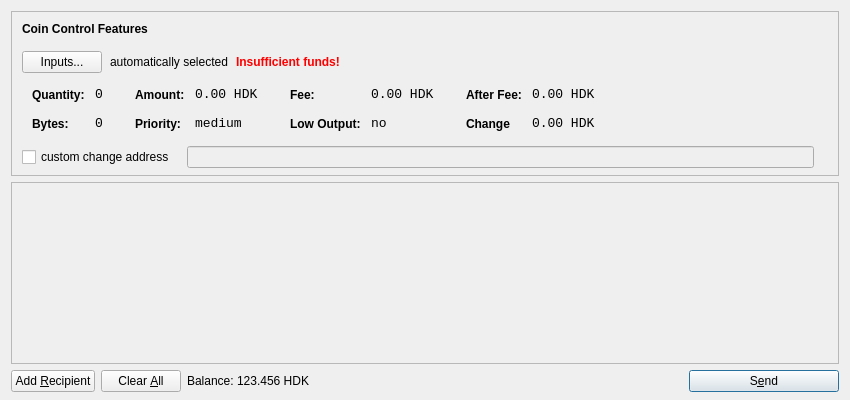
<?xml version="1.0" encoding="UTF-8"?>
<ui version="4.0">
 <class>SendCoinsDialog</class>
 <widget class="QDialog" name="SendCoinsDialog">
  <property name="geometry">
   <rect>
    <x>0</x>
    <y>0</y>
    <width>850</width>
    <height>400</height>
   </rect>
  </property>
  <property name="windowTitle">
   <string>Send Coins</string>
  </property>
  <layout class="QVBoxLayout" name="verticalLayout" stretch="0,1,0">
   <property name="bottomMargin">
    <number>8</number>
   </property>
   <item>
    <widget class="QFrame" name="frameCoinControl">
     <property name="sizePolicy">
      <sizepolicy hsizetype="Expanding" vsizetype="Expanding">
       <horstretch>0</horstretch>
       <verstretch>0</verstretch>
      </sizepolicy>
     </property>
     <property name="maximumSize">
      <size>
       <width>16777215</width>
       <height>16777215</height>
      </size>
     </property>
     <property name="frameShape">
      <enum>QFrame::StyledPanel</enum>
     </property>
     <property name="frameShadow">
      <enum>QFrame::Sunken</enum>
     </property>
     <layout class="QVBoxLayout" name="verticalLayoutCoinControl2">
      <property name="spacing">
       <number>-1</number>
      </property>
      <property name="leftMargin">
       <number>0</number>
      </property>
      <property name="topMargin">
       <number>0</number>
      </property>
      <property name="rightMargin">
       <number>0</number>
      </property>
      <property name="bottomMargin">
       <number>6</number>
      </property>
      <item>
       <layout class="QVBoxLayout" name="verticalLayoutCoinControl" stretch="0,0,0,0,1">
        <property name="spacing">
         <number>0</number>
        </property>
        <property name="leftMargin">
         <number>10</number>
        </property>
        <property name="topMargin">
         <number>10</number>
        </property>
        <item>
         <layout class="QHBoxLayout" name="horizontalLayoutCoinControl1">
          <property name="bottomMargin">
           <number>15</number>
          </property>
          <item>
           <widget class="QLabel" name="labelCoinControlFeatures">
            <property name="sizePolicy">
             <sizepolicy hsizetype="Preferred" vsizetype="Maximum">
              <horstretch>0</horstretch>
              <verstretch>0</verstretch>
             </sizepolicy>
            </property>
            <property name="font">
             <font>
              <weight>75</weight>
              <bold>true</bold>
             </font>
            </property>
            <property name="styleSheet">
             <string notr="true">font-weight:bold;</string>
            </property>
            <property name="text">
             <string>Coin Control Features</string>
            </property>
           </widget>
          </item>
         </layout>
        </item>
        <item>
         <layout class="QHBoxLayout" name="horizontalLayoutCoinControl2" stretch="0,0,0,0">
          <property name="spacing">
           <number>8</number>
          </property>
          <property name="bottomMargin">
           <number>10</number>
          </property>
          <item>
           <widget class="QPushButton" name="pushButtonCoinControl">
            <property name="styleSheet">
             <string notr="true"/>
            </property>
            <property name="text">
             <string>Inputs...</string>
            </property>
           </widget>
          </item>
          <item>
           <widget class="QLabel" name="labelCoinControlAutomaticallySelected">
            <property name="text">
             <string>automatically selected</string>
            </property>
            <property name="margin">
             <number>5</number>
            </property>
           </widget>
          </item>
          <item>
           <widget class="QLabel" name="labelCoinControlInsuffFunds">
            <property name="font">
             <font>
              <weight>75</weight>
              <bold>true</bold>
             </font>
            </property>
            <property name="styleSheet">
             <string notr="true">color:red;font-weight:bold;</string>
            </property>
            <property name="text">
             <string>Insufficient funds!</string>
            </property>
            <property name="margin">
             <number>5</number>
            </property>
           </widget>
          </item>
          <item>
           <spacer name="horizontalSpacerCoinControl">
            <property name="orientation">
             <enum>Qt::Horizontal</enum>
            </property>
            <property name="sizeHint" stdset="0">
             <size>
              <width>40</width>
              <height>1</height>
             </size>
            </property>
           </spacer>
          </item>
         </layout>
        </item>
        <item>
         <widget class="QWidget" name="widgetCoinControl" native="true">
          <property name="sizePolicy">
           <sizepolicy hsizetype="Preferred" vsizetype="Preferred">
            <horstretch>0</horstretch>
            <verstretch>0</verstretch>
           </sizepolicy>
          </property>
          <property name="minimumSize">
           <size>
            <width>0</width>
            <height>0</height>
           </size>
          </property>
          <property name="styleSheet">
           <string notr="true"/>
          </property>
          <layout class="QHBoxLayout" name="horizontalLayoutCoinControl5">
           <property name="margin">
            <number>0</number>
           </property>
           <item>
            <layout class="QHBoxLayout" name="horizontalLayoutCoinControl3" stretch="0,0,0,1">
             <property name="spacing">
              <number>20</number>
             </property>
             <property name="topMargin">
              <number>0</number>
             </property>
             <property name="bottomMargin">
              <number>10</number>
             </property>
             <item>
              <layout class="QFormLayout" name="formLayoutCoinControl1">
               <property name="horizontalSpacing">
                <number>10</number>
               </property>
               <property name="verticalSpacing">
                <number>14</number>
               </property>
               <property name="leftMargin">
                <number>10</number>
               </property>
               <property name="topMargin">
                <number>4</number>
               </property>
               <property name="rightMargin">
                <number>6</number>
               </property>
               <item row="0" column="0">
                <widget class="QLabel" name="labelCoinControlQuantityText">
                 <property name="styleSheet">
                  <string notr="true">font-weight:bold;</string>
                 </property>
                 <property name="text">
                  <string>Quantity:</string>
                 </property>
                 <property name="margin">
                  <number>0</number>
                 </property>
                </widget>
               </item>
               <item row="0" column="1">
                <widget class="QLabel" name="labelCoinControlQuantity">
                 <property name="font">
                  <font>
                   <family>Monospace</family>
                   <pointsize>10</pointsize>
                  </font>
                 </property>
                 <property name="cursor">
                  <cursorShape>IBeamCursor</cursorShape>
                 </property>
                 <property name="contextMenuPolicy">
                  <enum>Qt::ActionsContextMenu</enum>
                 </property>
                 <property name="text">
                  <string>0</string>
                 </property>
                 <property name="margin">
                  <number>0</number>
                 </property>
                 <property name="textInteractionFlags">
                  <set>Qt::LinksAccessibleByMouse|Qt::TextSelectableByKeyboard|Qt::TextSelectableByMouse</set>
                 </property>
                </widget>
               </item>
               <item row="1" column="0">
                <widget class="QLabel" name="labelCoinControlBytesText">
                 <property name="styleSheet">
                  <string notr="true">font-weight:bold;</string>
                 </property>
                 <property name="text">
                  <string>Bytes:</string>
                 </property>
                </widget>
               </item>
               <item row="1" column="1">
                <widget class="QLabel" name="labelCoinControlBytes">
                 <property name="font">
                  <font>
                   <family>Monospace</family>
                   <pointsize>10</pointsize>
                  </font>
                 </property>
                 <property name="cursor">
                  <cursorShape>IBeamCursor</cursorShape>
                 </property>
                 <property name="contextMenuPolicy">
                  <enum>Qt::ActionsContextMenu</enum>
                 </property>
                 <property name="text">
                  <string>0</string>
                 </property>
                 <property name="textInteractionFlags">
                  <set>Qt::LinksAccessibleByMouse|Qt::TextSelectableByKeyboard|Qt::TextSelectableByMouse</set>
                 </property>
                </widget>
               </item>
              </layout>
             </item>
             <item>
              <layout class="QFormLayout" name="formLayoutCoinControl2">
               <property name="horizontalSpacing">
                <number>10</number>
               </property>
               <property name="verticalSpacing">
                <number>14</number>
               </property>
               <property name="leftMargin">
                <number>6</number>
               </property>
               <property name="topMargin">
                <number>4</number>
               </property>
               <property name="rightMargin">
                <number>6</number>
               </property>
               <item row="0" column="0">
                <widget class="QLabel" name="labelCoinControlAmountText">
                 <property name="styleSheet">
                  <string notr="true">font-weight:bold;</string>
                 </property>
                 <property name="text">
                  <string>Amount:</string>
                 </property>
                 <property name="margin">
                  <number>0</number>
                 </property>
                </widget>
               </item>
               <item row="0" column="1">
                <widget class="QLabel" name="labelCoinControlAmount">
                 <property name="font">
                  <font>
                   <family>Monospace</family>
                   <pointsize>10</pointsize>
                  </font>
                 </property>
                 <property name="cursor">
                  <cursorShape>IBeamCursor</cursorShape>
                 </property>
                 <property name="contextMenuPolicy">
                  <enum>Qt::ActionsContextMenu</enum>
                 </property>
                 <property name="text">
                  <string>0.00 HDK</string>
                 </property>
                 <property name="textInteractionFlags">
                  <set>Qt::LinksAccessibleByMouse|Qt::TextSelectableByKeyboard|Qt::TextSelectableByMouse</set>
                 </property>
                </widget>
               </item>
               <item row="1" column="0">
                <widget class="QLabel" name="labelCoinControlPriorityText">
                 <property name="styleSheet">
                  <string notr="true">font-weight:bold;</string>
                 </property>
                 <property name="text">
                  <string>Priority:</string>
                 </property>
                </widget>
               </item>
               <item row="1" column="1">
                <widget class="QLabel" name="labelCoinControlPriority">
                 <property name="font">
                  <font>
                   <family>Monospace</family>
                   <pointsize>10</pointsize>
                  </font>
                 </property>
                 <property name="cursor">
                  <cursorShape>IBeamCursor</cursorShape>
                 </property>
                 <property name="contextMenuPolicy">
                  <enum>Qt::ActionsContextMenu</enum>
                 </property>
                 <property name="text">
                  <string>medium</string>
                 </property>
                 <property name="textInteractionFlags">
                  <set>Qt::LinksAccessibleByMouse|Qt::TextSelectableByKeyboard|Qt::TextSelectableByMouse</set>
                 </property>
                </widget>
               </item>
              </layout>
             </item>
             <item>
              <layout class="QFormLayout" name="formLayoutCoinControl3">
               <property name="horizontalSpacing">
                <number>10</number>
               </property>
               <property name="verticalSpacing">
                <number>14</number>
               </property>
               <property name="leftMargin">
                <number>6</number>
               </property>
               <property name="topMargin">
                <number>4</number>
               </property>
               <property name="rightMargin">
                <number>6</number>
               </property>
               <item row="0" column="0">
                <widget class="QLabel" name="labelCoinControlFeeText">
                 <property name="styleSheet">
                  <string notr="true">font-weight:bold;</string>
                 </property>
                 <property name="text">
                  <string>Fee:</string>
                 </property>
                 <property name="margin">
                  <number>0</number>
                 </property>
                </widget>
               </item>
               <item row="0" column="1">
                <widget class="QLabel" name="labelCoinControlFee">
                 <property name="font">
                  <font>
                   <family>Monospace</family>
                   <pointsize>10</pointsize>
                  </font>
                 </property>
                 <property name="cursor">
                  <cursorShape>IBeamCursor</cursorShape>
                 </property>
                 <property name="contextMenuPolicy">
                  <enum>Qt::ActionsContextMenu</enum>
                 </property>
                 <property name="text">
                  <string>0.00 HDK</string>
                 </property>
                 <property name="textInteractionFlags">
                  <set>Qt::LinksAccessibleByMouse|Qt::TextSelectableByKeyboard|Qt::TextSelectableByMouse</set>
                 </property>
                </widget>
               </item>
               <item row="1" column="0">
                <widget class="QLabel" name="labelCoinControlLowOutputText">
                 <property name="styleSheet">
                  <string notr="true">font-weight:bold;</string>
                 </property>
                 <property name="text">
                  <string>Low Output:</string>
                 </property>
                </widget>
               </item>
               <item row="1" column="1">
                <widget class="QLabel" name="labelCoinControlLowOutput">
                 <property name="font">
                  <font>
                   <family>Monospace</family>
                   <pointsize>10</pointsize>
                  </font>
                 </property>
                 <property name="cursor">
                  <cursorShape>IBeamCursor</cursorShape>
                 </property>
                 <property name="contextMenuPolicy">
                  <enum>Qt::ActionsContextMenu</enum>
                 </property>
                 <property name="text">
                  <string>no</string>
                 </property>
                 <property name="textInteractionFlags">
                  <set>Qt::LinksAccessibleByMouse|Qt::TextSelectableByKeyboard|Qt::TextSelectableByMouse</set>
                 </property>
                </widget>
               </item>
              </layout>
             </item>
             <item>
              <layout class="QFormLayout" name="formLayoutCoinControl4">
               <property name="horizontalSpacing">
                <number>10</number>
               </property>
               <property name="verticalSpacing">
                <number>14</number>
               </property>
               <property name="leftMargin">
                <number>6</number>
               </property>
               <property name="topMargin">
                <number>4</number>
               </property>
               <property name="rightMargin">
                <number>6</number>
               </property>
               <item row="0" column="0">
                <widget class="QLabel" name="labelCoinControlAfterFeeText">
                 <property name="styleSheet">
                  <string notr="true">font-weight:bold;</string>
                 </property>
                 <property name="text">
                  <string>After Fee:</string>
                 </property>
                 <property name="margin">
                  <number>0</number>
                 </property>
                </widget>
               </item>
               <item row="0" column="1">
                <widget class="QLabel" name="labelCoinControlAfterFee">
                 <property name="font">
                  <font>
                   <family>Monospace</family>
                   <pointsize>10</pointsize>
                  </font>
                 </property>
                 <property name="cursor">
                  <cursorShape>IBeamCursor</cursorShape>
                 </property>
                 <property name="contextMenuPolicy">
                  <enum>Qt::ActionsContextMenu</enum>
                 </property>
                 <property name="text">
                  <string>0.00 HDK</string>
                 </property>
                 <property name="textInteractionFlags">
                  <set>Qt::LinksAccessibleByMouse|Qt::TextSelectableByKeyboard|Qt::TextSelectableByMouse</set>
                 </property>
                </widget>
               </item>
               <item row="1" column="0">
                <widget class="QLabel" name="labelCoinControlChangeText">
                 <property name="styleSheet">
                  <string notr="true">font-weight:bold;</string>
                 </property>
                 <property name="text">
                  <string>Change</string>
                 </property>
                </widget>
               </item>
               <item row="1" column="1">
                <widget class="QLabel" name="labelCoinControlChange">
                 <property name="font">
                  <font>
                   <family>Monospace</family>
                   <pointsize>10</pointsize>
                  </font>
                 </property>
                 <property name="cursor">
                  <cursorShape>IBeamCursor</cursorShape>
                 </property>
                 <property name="contextMenuPolicy">
                  <enum>Qt::ActionsContextMenu</enum>
                 </property>
                 <property name="text">
                  <string>0.00 HDK</string>
                 </property>
                 <property name="textInteractionFlags">
                  <set>Qt::LinksAccessibleByMouse|Qt::TextSelectableByKeyboard|Qt::TextSelectableByMouse</set>
                 </property>
                </widget>
               </item>
              </layout>
             </item>
            </layout>
           </item>
          </layout>
         </widget>
        </item>
        <item>
         <layout class="QHBoxLayout" name="horizontalLayoutCoinControl4" stretch="0,0,0">
          <property name="spacing">
           <number>12</number>
          </property>
          <property name="sizeConstraint">
           <enum>QLayout::SetDefaultConstraint</enum>
          </property>
          <property name="topMargin">
           <number>5</number>
          </property>
          <property name="rightMargin">
           <number>5</number>
          </property>
          <item>
           <widget class="QCheckBox" name="checkBoxCoinControlChange">
            <property name="text">
             <string>custom change address</string>
            </property>
           </widget>
          </item>
          <item>
           <widget class="QLineEdit" name="lineEditCoinControlChange">
            <property name="enabled">
             <bool>false</bool>
            </property>
            <property name="sizePolicy">
             <sizepolicy hsizetype="Expanding" vsizetype="Fixed">
              <horstretch>0</horstretch>
              <verstretch>0</verstretch>
             </sizepolicy>
            </property>
           </widget>
          </item>
          <item>
           <widget class="QLabel" name="labelCoinControlChangeLabel">
            <property name="sizePolicy">
             <sizepolicy hsizetype="Preferred" vsizetype="Expanding">
              <horstretch>0</horstretch>
              <verstretch>0</verstretch>
             </sizepolicy>
            </property>
            <property name="minimumSize">
             <size>
              <width>0</width>
              <height>0</height>
             </size>
            </property>
            <property name="text">
             <string/>
            </property>
            <property name="margin">
             <number>3</number>
            </property>
           </widget>
          </item>
         </layout>
        </item>
        <item>
         <spacer name="verticalSpacerCoinControl">
          <property name="orientation">
           <enum>Qt::Vertical</enum>
          </property>
          <property name="sizeHint" stdset="0">
           <size>
            <width>800</width>
            <height>1</height>
           </size>
          </property>
         </spacer>
        </item>
       </layout>
      </item>
     </layout>
    </widget>
   </item>
   <item>
    <widget class="QScrollArea" name="scrollArea">
     <property name="widgetResizable">
      <bool>true</bool>
     </property>
     <widget class="QWidget" name="scrollAreaWidgetContents">
      <property name="geometry">
       <rect>
        <x>0</x>
        <y>0</y>
        <width>830</width>
        <height>165</height>
       </rect>
      </property>
      <layout class="QVBoxLayout" name="verticalLayout_2">
       <property name="margin">
        <number>0</number>
       </property>
       <item>
        <layout class="QVBoxLayout" name="entries">
         <property name="spacing">
          <number>6</number>
         </property>
        </layout>
       </item>
       <item>
        <spacer name="verticalSpacer">
         <property name="orientation">
          <enum>Qt::Vertical</enum>
         </property>
         <property name="sizeHint" stdset="0">
          <size>
           <width>20</width>
           <height>40</height>
          </size>
         </property>
        </spacer>
       </item>
      </layout>
     </widget>
    </widget>
   </item>
   <item>
    <layout class="QHBoxLayout" name="horizontalLayout">
     <item>
      <widget class="QPushButton" name="addButton">
       <property name="toolTip">
        <string>Send to multiple recipients at once</string>
       </property>
       <property name="text">
        <string>Add &amp;Recipient</string>
       </property>
       <property name="icon">
        <iconset resource="../bitcoin.qrc">
         <normaloff>:/icons/add</normaloff>:/icons/add</iconset>
       </property>
       <property name="autoDefault">
        <bool>false</bool>
       </property>
      </widget>
     </item>
     <item>
      <widget class="QPushButton" name="clearButton">
       <property name="sizePolicy">
        <sizepolicy hsizetype="Minimum" vsizetype="Fixed">
         <horstretch>0</horstretch>
         <verstretch>0</verstretch>
        </sizepolicy>
       </property>
       <property name="toolTip">
        <string>Remove all transaction fields</string>
       </property>
       <property name="text">
        <string>Clear &amp;All</string>
       </property>
       <property name="icon">
        <iconset resource="../bitcoin.qrc">
         <normaloff>:/icons/remove</normaloff>:/icons/remove</iconset>
       </property>
       <property name="autoRepeatDelay">
        <number>300</number>
       </property>
       <property name="autoDefault">
        <bool>false</bool>
       </property>
      </widget>
     </item>
     <item>
      <layout class="QHBoxLayout" name="horizontalLayout_2">
       <property name="spacing">
        <number>3</number>
       </property>
       <item>
        <widget class="QLabel" name="label">
         <property name="sizePolicy">
          <sizepolicy hsizetype="Preferred" vsizetype="Fixed">
           <horstretch>0</horstretch>
           <verstretch>0</verstretch>
          </sizepolicy>
         </property>
         <property name="text">
          <string>Balance:</string>
         </property>
        </widget>
       </item>
       <item>
        <widget class="QLabel" name="labelBalance">
         <property name="sizePolicy">
          <sizepolicy hsizetype="Preferred" vsizetype="Fixed">
           <horstretch>0</horstretch>
           <verstretch>0</verstretch>
          </sizepolicy>
         </property>
         <property name="cursor">
          <cursorShape>IBeamCursor</cursorShape>
         </property>
         <property name="text">
          <string>123.456 HDK</string>
         </property>
         <property name="textInteractionFlags">
          <set>Qt::LinksAccessibleByMouse|Qt::TextSelectableByKeyboard|Qt::TextSelectableByMouse</set>
         </property>
        </widget>
       </item>
      </layout>
     </item>
     <item>
      <spacer name="horizontalSpacer">
       <property name="orientation">
        <enum>Qt::Horizontal</enum>
       </property>
       <property name="sizeHint" stdset="0">
        <size>
         <width>40</width>
         <height>20</height>
        </size>
       </property>
      </spacer>
     </item>
     <item>
      <widget class="QPushButton" name="sendButton">
       <property name="minimumSize">
        <size>
         <width>150</width>
         <height>0</height>
        </size>
       </property>
       <property name="toolTip">
        <string>Confirm the send action</string>
       </property>
       <property name="text">
        <string>S&amp;end</string>
       </property>
       <property name="icon">
        <iconset resource="../bitcoin.qrc">
         <normaloff>:/icons/send</normaloff>:/icons/send</iconset>
       </property>
       <property name="default">
        <bool>true</bool>
       </property>
      </widget>
     </item>
    </layout>
   </item>
  </layout>
 </widget>
 <resources>
  <include location="../bitcoin.qrc"/>
 </resources>
 <connections/>
</ui>
